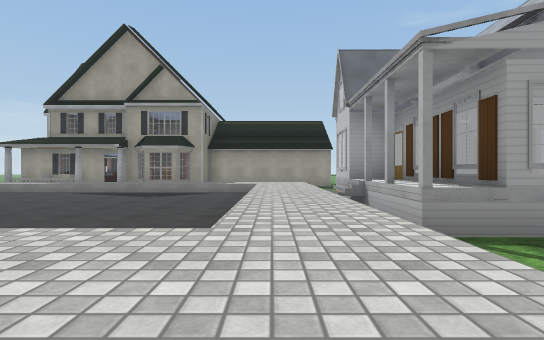
[1] (above)

12 first-person views from a walk through a scene from a Unity 3-D project. The camera is 1.4 m above the floor, looks level and sees 80° across. The floor is counted in squares, 2 m on a side. Each view is taken from the middle of a square. On the plan, view 1 faces up. The plan holds only what a view shows up to about 10 squares ahead; the rest is blank. The place goes on beyond the plan. The player is left out. Door leaves are left out, so doorways stand open. Some surface patterns are stand-ins.

[2]
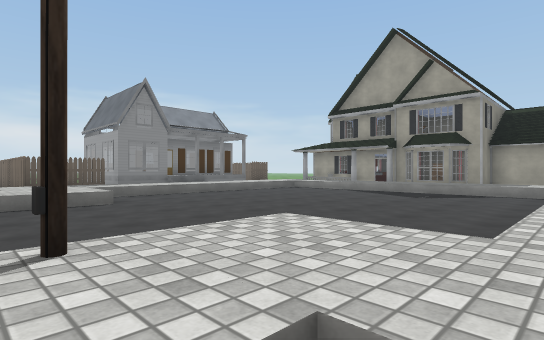

[3]
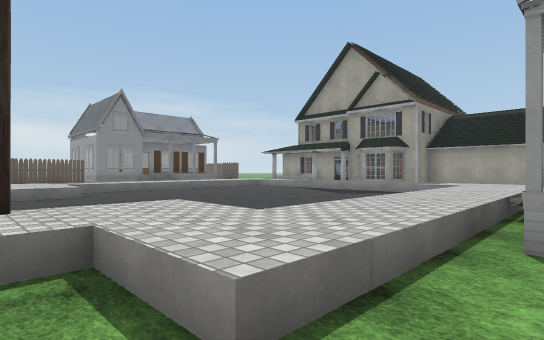

[4]
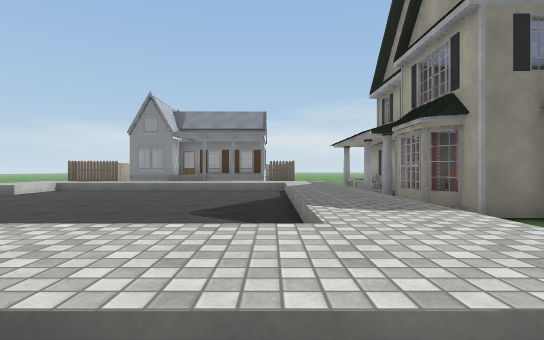

[5]
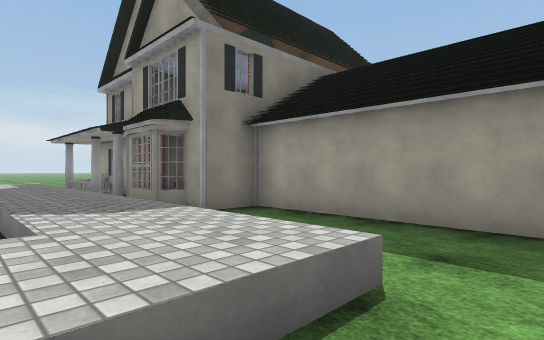

[6]
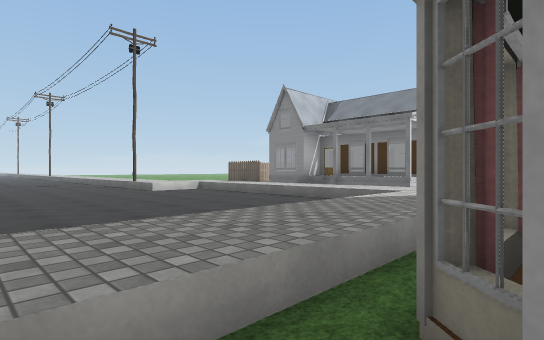

[7]
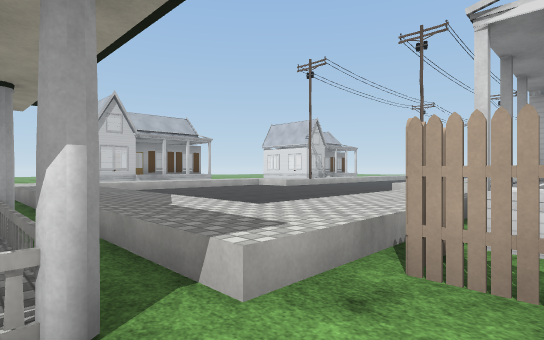

[8]
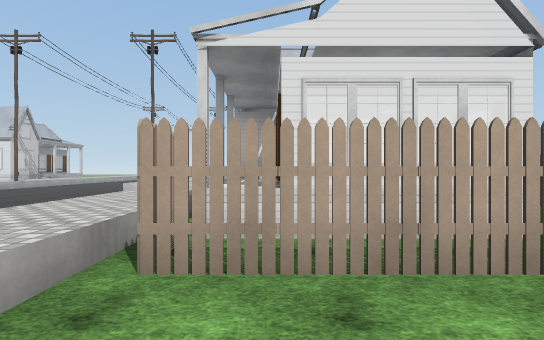

[9]
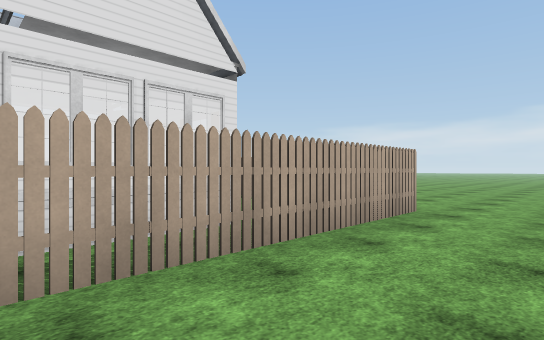

[10]
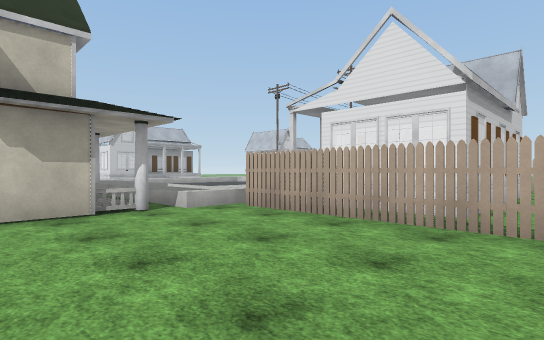

[11]
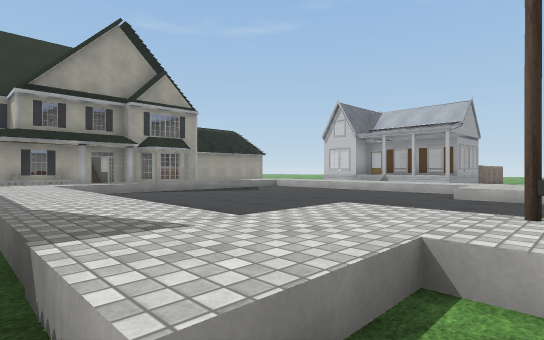

[12]
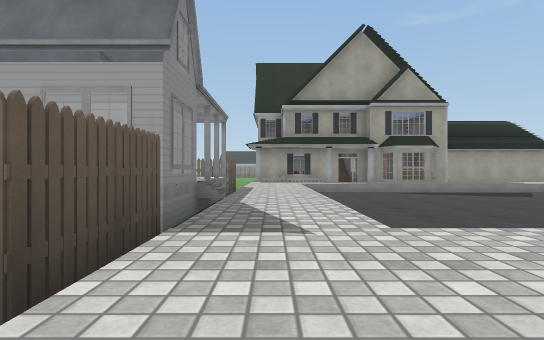

### Floor plan
Key: @ floor where view 1 was taken; # wall or solid block; . floor; D open door; ^ raised ledge; O other object.
Columns run from 17 left of view 1 to 5 right of it. Each row starts with its distance up from view 1.
 14   ......#
 13   ......##  # ^#####
 12  .......###D##O.....
 11 ........^^^^^^^^^^^.
 10 .OOOOOO.^^^^^^^^^^^.
  9    OOOOO^^^^^^^^^^^.
  8    OOOOO^^^^^^^^^^^OOOO
  7    OOOOO^^^^^^^^^^OOO
  6    OOOOO^^^^^^^^^^^OOOO
  5    OOOOO^^^^^^^^^^^OOO
  4    OOOOO^^^^^^^^^^^OOO
  3        O^^^^^^^^^^^..
  2        O^^^^^^^^^^^.
  1        .^^^^^^^^^^^.
  0        ..^^ ^^^^^@..

Where each view was taken, in squares from view 1:
view 1: 0 up, 0 right, facing up
view 2: 0 up, 0 right, facing up-left
view 3: 0 up, 2 right, facing up-left
view 4: 9 up, 2 right, facing left
view 5: 9 up, 2 right, facing up-left
view 6: 12 up, 2 left, facing down-left
view 7: 12 up, 11 left, facing down-right
view 8: 12 up, 11 left, facing down
view 9: 12 up, 11 left, facing down-left
view 10: 14 up, 15 left, facing down-right
view 11: 0 up, 10 left, facing up-right
view 12: 0 up, 9 left, facing up
